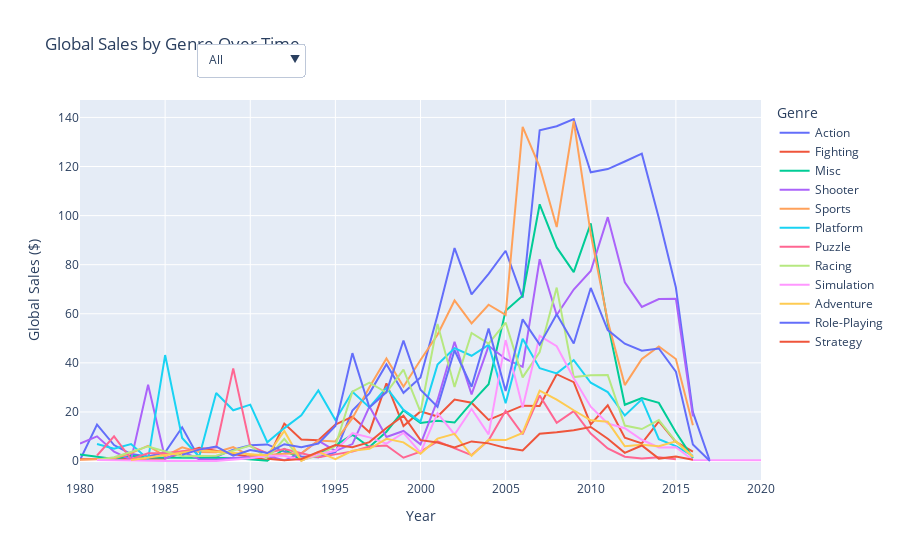

Notebook source saved alongside this figure:
### Markdown cell above
### Line chart with drop down menu (Bonus):

### Code cell
#Following the class code to add a drop down menu I tweak the code so I could do it automatically instead of adding all the options manually.

# Grouping data by Year and Genre to get global sales
genre_sales = vgsales_df.groupby(['Year', 'Genre'])['Global_Sales'].sum().reset_index()

# Generate unique genres dynamically
unique_genres = genre_sales['Genre'].unique()

# Create the line plot with dynamic genre coloring
fig = px.line(genre_sales,
              x='Year',
              y='Global_Sales',
              color='Genre',
              title='Global Sales by Genre Over Time')

# Format hover information
fig.update_traces(
    hovertemplate='Year: %{x}<br>Global Sales: $%{y:,.2f}<extra></extra>'
)

# Create the dropdown menu dynamically based on genres
buttons = [
    dict(label='All',
         method='update',
         args=[{'visible': [True] * len(unique_genres)},
               {'title': 'Global Sales by Genre Over Time'}])
]

# Generate buttons for each genre
for i, genre in enumerate(unique_genres):
    visibility = [False] * len(unique_genres)
    visibility[i] = True
    buttons.append(
        dict(label=genre,
             method='update',
             args=[{'visible': visibility},
                   {'title': f'Global Sales by {genre} Genre Over Time'}])
    )

# Update the layout to include the dropdown menu
fig.update_layout(
    xaxis_title='Year',
    yaxis_title='Global Sales ($)',
    updatemenus=[
        dict(
            active=0,
            buttons=buttons,
            direction='down',
            x=0.17,
            xanchor='left',
            y=1.15,
            yanchor='top'
        )
    ]
)

# Show the figure
fig.show()

### Figure 1 — Plotly figure (JSON) as saved in the notebook; plotly's stock layout.template omitted (floating-point values rounded to 4 significant figures)
{"data": [{"hovertemplate": "Year: %{x}<br>Global Sales: $%{y:,.2f}<extra></extra>", "legendgroup": "Action", "line": {"color": "#636efa", "dash": "solid"}, "marker": {"symbol": "circle"}, "mode": "lines", "name": "Action", "orientation": "v", "showlegend": true, "type": "scatter", "x": [1980, 1981, 1982, 1983, 1984, 1985, 1986, 1987, 1988, 1989, 1990, 1991, 1992, 1993, 1994, 1995, 1996, 1997, 1998, 1999, 2000, 2001, 2002, 2003, 2004, 2005, 2006, 2007, 2008, 2009, 2010, 2011, 2012, 2013, 2014, 2015, 2016, 2017], "xaxis": "x", "y": [0.34, 14.84, 6.52, 2.86, 1.85, 3.52, 13.74, 1.12, 1.75, 4.64, 6.39, 6.76, 3.83, 1.81, 1.55, 3.57, 20.58, 27.58, 39.44, 27.78, 34.04, 59.39, 86.77, 67.93, 76.26, 85.69, 66.58, 134.8, 136.4, 139.4, 117.6, 119.0, 122.0, 125.2, 99.02, 70.7, 19.91, 0.01], "yaxis": "y"}, {"hovertemplate": "Year: %{x}<br>Global Sales: $%{y:,.2f}<extra></extra>", "legendgroup": "Fighting", "line": {"color": "#EF553B", "dash": "solid"}, "marker": {"symbol": "circle"}, "mode": "lines", "name": "Fighting", "orientation": "v", "showlegend": true, "type": "scatter", "x": [1980, 1985, 1987, 1991, 1992, 1993, 1994, 1995, 1996, 1997, 1998, 1999, 2000, 2001, 2002, 2003, 2004, 2005, 2006, 2007, 2008, 2009, 2010, 2011, 2012, 2013, 2014, 2015, 2016], "xaxis": "x", "y": [0.77, 1.05, 5.42, 0.39, 15.25, 8.75, 8.47, 14.85, 18.06, 11.76, 31.66, 14.26, 20.22, 18.12, 25.02, 23.73, 16.78, 19.72, 22.55, 22.47, 35.38, 32.15, 14.89, 22.68, 9.51, 7.21, 16.15, 7.78, 3.86], "yaxis": "y"}, {"hovertemplate": "Year: %{x}<br>Global Sales: $%{y:,.2f}<extra></extra>", "legendgroup": "Misc", "line": {"color": "#00cc96", "dash": "solid"}, "marker": {"symbol": "circle"}, "mode": "lines", "name": "Misc", "orientation": "v", "showlegend": true, "type": "scatter", "x": [1980, 1982, 1983, 1984, 1989, 1991, 1992, 1993, 1994, 1995, 1996, 1997, 1998, 1999, 2000, 2001, 2002, 2003, 2004, 2005, 2006, 2007, 2008, 2009, 2010, 2011, 2012, 2013, 2014, 2015, 2016], "xaxis": "x", "y": [2.71, 0.87, 2.14, 1.45, 1.28, 0.08, 4.94, 0.3, 2.86, 6.4, 10.68, 5.69, 11.94, 20.65, 15.54, 16.4, 15.67, 23.82, 31.32, 61.24, 67.35, 104.6, 87.03, 76.94, 96.86, 56.08, 22.92, 25.65, 23.68, 11.69, 1.17], "yaxis": "y"}, {"hovertemplate": "Year: %{x}<br>Global Sales: $%{y:,.2f}<extra></extra>", "legendgroup": "Shooter", "line": {"color": "#ab63fa", "dash": "solid"}, "marker": {"symbol": "circle"}, "mode": "lines", "name": "Shooter", "orientation": "v", "showlegend": true, "type": "scatter", "x": [1980, 1981, 1982, 1983, 1984, 1985, 1986, 1987, 1988, 1989, 1991, 1992, 1993, 1994, 1995, 1996, 1997, 1998, 1999, 2000, 2001, 2002, 2003, 2004, 2005, 2006, 2007, 2008, 2009, 2010, 2011, 2012, 2013, 2014, 2015, 2016], "xaxis": "x", "y": [7.07, 10.04, 3.79, 0.48, 31.1, 1.0, 3.89, 0.71, 0.51, 1.2, 2.0, 0.29, 3.08, 8.3, 4.15, 6.91, 22.17, 9.8, 12.25, 6.81, 24.77, 48.58, 27.14, 46.95, 41.6, 38.37, 82.21, 59.51, 69.89, 77.41, 99.36, 72.86, 62.8, 66.0, 66.15, 18.22], "yaxis": "y"}, {"hovertemplate": "Year: %{x}<br>Global Sales: $%{y:,.2f}<extra></extra>", "legendgroup": "Sports", "line": {"color": "#FFA15A", "dash": "solid"}, "marker": {"symbol": "circle"}, "mode": "lines", "name": "Sports", "orientation": "v", "showlegend": true, "type": "scatter", "x": [1980, 1981, 1982, 1983, 1984, 1985, 1986, 1987, 1988, 1989, 1990, 1991, 1992, 1993, 1994, 1995, 1996, 1997, 1998, 1999, 2000, 2001, 2002, 2003, 2004, 2005, 2006, 2007, 2008, 2009, 2010, 2011, 2012, 2013, 2014, 2015, 2016], "xaxis": "x", "y": [0.49, 0.79, 1.05, 3.2, 6.18, 1.96, 5.57, 3.72, 3.6, 5.72, 2.11, 2.41, 2.95, 3.18, 8.39, 7.98, 17.45, 30.02, 41.79, 30.29, 41.19, 51.43, 65.42, 56.11, 63.68, 59.54, 136.2, 119.9, 95.34, 138.5, 92.53, 56.99, 30.93, 41.55, 46.66, 41.54, 14.6], "yaxis": "y"}, {"hovertemplate": "Year: %{x}<br>Global Sales: $%{y:,.2f}<extra></extra>", "legendgroup": "Platform", "line": {"color": "#19d3f3", "dash": "solid"}, "marker": {"symbol": "circle"}, "mode": "lines", "name": "Platform", "orientation": "v", "showlegend": true, "type": "scatter", "x": [1981, 1982, 1983, 1984, 1985, 1986, 1987, 1988, 1989, 1990, 1991, 1992, 1993, 1994, 1995, 1996, 1997, 1998, 1999, 2000, 2001, 2002, 2003, 2004, 2005, 2006, 2007, 2008, 2009, 2010, 2011, 2012, 2013, 2014, 2015, 2016], "xaxis": "x", "y": [6.93, 5.03, 6.93, 0.69, 43.17, 9.39, 1.74, 27.73, 20.66, 22.97, 7.64, 13.42, 18.67, 28.74, 16.69, 28.23, 21.85, 29.88, 20.82, 16.06, 39.28, 45.97, 42.89, 47.34, 23.56, 49.8, 37.81, 35.7, 41.09, 31.9, 28.11, 18.55, 25.12, 8.89, 6.05, 2.07], "yaxis": "y"}, {"hovertemplate": "Year: %{x}<br>Global Sales: $%{y:,.2f}<extra></extra>", "legendgroup": "Puzzle", "line": {"color": "#FF6692", "dash": "solid"}, "marker": {"symbol": "circle"}, "mode": "lines", "name": "Puzzle", "orientation": "v", "showlegend": true, "type": "scatter", "x": [1981, 1982, 1983, 1984, 1985, 1988, 1989, 1990, 1991, 1992, 1993, 1994, 1995, 1996, 1997, 1998, 1999, 2000, 2001, 2002, 2003, 2004, 2005, 2006, 2007, 2008, 2009, 2010, 2011, 2012, 2013, 2014, 2015], "xaxis": "x", "y": [2.24, 10.03, 0.78, 3.14, 3.21, 5.58, 37.75, 6.0, 3.24, 4.84, 3.17, 1.53, 2.71, 3.91, 5.89, 6.34, 1.36, 3.82, 8.0, 5.34, 2.42, 8.43, 20.45, 10.9, 26.73, 15.59, 20.31, 11.18, 5.11, 1.76, 0.99, 1.5, 0.7], "yaxis": "y"}, {"hovertemplate": "Year: %{x}<br>Global Sales: $%{y:,.2f}<extra></extra>", "legendgroup": "Racing", "line": {"color": "#B6E880", "dash": "solid"}, "marker": {"symbol": "circle"}, "mode": "lines", "name": "Racing", "orientation": "v", "showlegend": true, "type": "scatter", "x": [1981, 1982, 1984, 1986, 1988, 1990, 1991, 1992, 1993, 1994, 1995, 1996, 1997, 1998, 1999, 2000, 2001, 2002, 2003, 2004, 2005, 2006, 2007, 2008, 2009, 2010, 2011, 2012, 2013, 2014, 2015, 2016], "xaxis": "x", "y": [0.48, 1.57, 5.95, 1.96, 2.14, 6.26, 1.14, 9.04, 0.36, 2.19, 6.09, 28.24, 31.91, 27.9, 37.27, 19.99, 55.81, 30.2, 52.19, 47.86, 56.42, 34.09, 44.44, 70.66, 34.19, 34.93, 35.01, 14.46, 13.04, 16.69, 7.92, 1.64], "yaxis": "y"}, {"hovertemplate": "Year: %{x}<br>Global Sales: $%{y:,.2f}<extra></extra>", "legendgroup": "Simulation", "line": {"color": "#FF97FF", "dash": "solid"}, "marker": {"symbol": "circle"}, "mode": "lines", "name": "Simulation", "orientation": "v", "showlegend": true, "type": "scatter", "x": [1981, 1985, 1988, 1990, 1991, 1992, 1993, 1994, 1995, 1996, 1997, 1998, 1999, 2000, 2001, 2002, 2003, 2004, 2005, 2006, 2007, 2008, 2009, 2010, 2011, 2012, 2013, 2014, 2015, 2016, 2020], "xaxis": "x", "y": [0.45, 0.03, 0.03, 1.14, 2.14, 2.14, 0.19, 2.73, 4.18, 11.33, 9.65, 7.11, 11.44, 3.38, 19.54, 10.81, 21.21, 10.85, 49.27, 21.77, 51.01, 46.76, 33.71, 22.15, 15.28, 13.38, 8.67, 5.55, 5.62, 0.39, 0.29], "yaxis": "y"}, {"hovertemplate": "Year: %{x}<br>Global Sales: $%{y:,.2f}<extra></extra>", "legendgroup": "Adventure", "line": {"color": "#FECB52", "dash": "solid"}, "marker": {"symbol": "circle"}, "mode": "lines", "name": "Adventure", "orientation": "v", "showlegend": true, "type": "scatter", "x": [1983, 1987, 1991, 1992, 1993, 1994, 1995, 1996, 1997, 1998, 1999, 2000, 2001, 2002, 2003, 2004, 2005, 2006, 2007, 2008, 2009, 2010, 2011, 2012, 2013, 2014, 2015, 2016], "xaxis": "x", "y": [0.4, 4.38, 2.24, 12.24, 0.07, 3.74, 0.72, 4.19, 4.96, 9.05, 7.6, 2.98, 9.12, 11.05, 2.14, 8.7, 8.53, 11.47, 28.71, 25.02, 20.68, 16.57, 15.98, 5.99, 6.61, 6.06, 8.03, 1.81], "yaxis": "y"}, {"hovertemplate": "Year: %{x}<br>Global Sales: $%{y:,.2f}<extra></extra>", "legendgroup": "Role-Playing", "line": {"color": "#636efa", "dash": "solid"}, "marker": {"symbol": "circle"}, "mode": "lines", "name": "Role-Playing", "orientation": "v", "showlegend": true, "type": "scatter", "x": [1986, 1987, 1988, 1989, 1990, 1991, 1992, 1993, 1994, 1995, 1996, 1997, 1998, 1999, 2000, 2001, 2002, 2003, 2004, 2005, 2006, 2007, 2008, 2009, 2010, 2011, 2012, 2013, 2014, 2015, 2016, 2017], "xaxis": "x", "y": [2.52, 4.65, 5.88, 2.2, 4.52, 3.25, 6.86, 5.59, 7.11, 14.26, 43.96, 21.79, 28.09, 49.09, 29.03, 22.06, 45.13, 30.28, 53.95, 28.55, 57.73, 47.42, 59.83, 47.9, 70.52, 53.37, 47.81, 44.92, 45.86, 36.44, 6.76, 0.04], "yaxis": "y"}, {"hovertemplate": "Year: %{x}<br>Global Sales: $%{y:,.2f}<extra></extra>", "legendgroup": "Strategy", "line": {"color": "#EF553B", "dash": "solid"}, "marker": {"symbol": "circle"}, "mode": "lines", "name": "Strategy", "orientation": "v", "showlegend": true, "type": "scatter", "x": [1991, 1992, 1993, 1994, 1995, 1996, 1997, 1998, 1999, 2000, 2001, 2002, 2003, 2004, 2005, 2006, 2007, 2008, 2009, 2010, 2011, 2012, 2013, 2014, 2015, 2016], "xaxis": "x", "y": [0.94, 0.36, 0.81, 3.56, 6.51, 5.61, 7.71, 13.47, 18.46, 8.5, 7.55, 5.56, 7.99, 7.19, 5.37, 4.27, 11.11, 11.69, 12.56, 13.87, 9.06, 3.33, 6.33, 0.99, 1.82, 0.5], "yaxis": "y"}], "layout": {"legend": {"title": {"text": "Genre"}, "tracegroupgap": 0}, "title": {"text": "Global Sales by Genre Over Time"}, "updatemenus": [{"active": 0, "buttons": [{"args": [{"visible": [true, true, true, true, true, true, true, true, true, true, true, true]}, {"title": "Global Sales by Genre Over Time"}], "label": "All", "method": "update"}, {"args": [{"visible": [true, false, false, false, false, false, false, false, false, false, false, false]}, {"title": "Global Sales by Action Genre Over Time"}], "label": "Action", "method": "update"}, {"args": [{"visible": [false, true, false, false, false, false, false, false, false, false, false, false]}, {"title": "Global Sales by Fighting Genre Over Time"}], "label": "Fighting", "method": "update"}, {"args": [{"visible": [false, false, true, false, false, false, false, false, false, false, false, false]}, {"title": "Global Sales by Misc Genre Over Time"}], "label": "Misc", "method": "update"}, {"args": [{"visible": [false, false, false, true, false, false, false, false, false, false, false, false]}, {"title": "Global Sales by Shooter Genre Over Time"}], "label": "Shooter", "method": "update"}, {"args": [{"visible": [false, false, false, false, true, false, false, false, false, false, false, false]}, {"title": "Global Sales by Sports Genre Over Time"}], "label": "Sports", "method": "update"}, {"args": [{"visible": [false, false, false, false, false, true, false, false, false, false, false, false]}, {"title": "Global Sales by Platform Genre Over Time"}], "label": "Platform", "method": "update"}, {"args": [{"visible": [false, false, false, false, false, false, true, false, false, false, false, false]}, {"title": "Global Sales by Puzzle Genre Over Time"}], "label": "Puzzle", "method": "update"}, {"args": [{"visible": [false, false, false, false, false, false, false, true, false, false, false, false]}, {"title": "Global Sales by Racing Genre Over Time"}], "label": "Racing", "method": "update"}, {"args": [{"visible": [false, false, false, false, false, false, false, false, true, false, false, false]}, {"title": "Global Sales by Simulation Genre Over Time"}], "label": "Simulation", "method": "update"}, {"args": [{"visible": [false, false, false, false, false, false, false, false, false, true, false, false]}, {"title": "Global Sales by Adventure Genre Over Time"}], "label": "Adventure", "method": "update"}, {"args": [{"visible": [false, false, false, false, false, false, false, false, false, false, true, false]}, {"title": "Global Sales by Role-Playing Genre Over Time"}], "label": "Role-Playing", "method": "update"}, {"args": [{"visible": [false, false, false, false, false, false, false, false, false, false, false, true]}, {"title": "Global Sales by Strategy Genre Over Time"}], "label": "Strategy", "method": "update"}], "direction": "down", "x": 0.17, "xanchor": "left", "y": 1.15, "yanchor": "top"}], "xaxis": {"anchor": "y", "domain": [0, 1], "title": {"text": "Year"}}, "yaxis": {"anchor": "x", "domain": [0, 1], "title": {"text": "Global Sales ($)"}}}}
